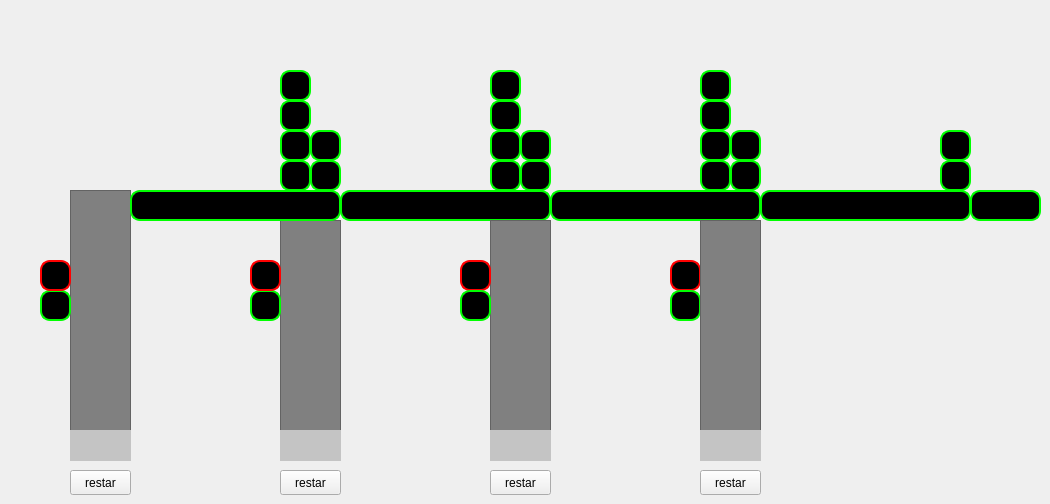
    <widget class="QWidget" name="n2_rawVars">
     <attribute name="title">
      <string>RawVars Nave 2</string>
     </attribute>
     <widget class="QFrame" name="n2_bajada3">
      <property name="geometry">
       <rect>
        <x>280</x>
        <y>220</y>
        <width>61</width>
        <height>211</height>
       </rect>
      </property>
      <property name="autoFillBackground">
       <bool>false</bool>
      </property>
      <property name="styleSheet">
       <string notr="true">background-color: rgb(128,128,128)
</string>
      </property>
      <property name="frameShape">
       <enum>QFrame::StyledPanel</enum>
      </property>
      <property name="frameShadow">
       <enum>QFrame::Raised</enum>
      </property>
     </widget>
     <widget class="QPushButton" name="n2_decrementM1">
      <property name="geometry">
       <rect>
        <x>700</x>
        <y>470</y>
        <width>61</width>
        <height>25</height>
       </rect>
      </property>
      <property name="text">
       <string>restar</string>
      </property>
     </widget>
     <widget class="QFrame" name="n2_S1cinta">
      <property name="geometry">
       <rect>
        <x>730</x>
        <y>160</y>
        <width>31</width>
        <height>31</height>
       </rect>
      </property>
      <property name="autoFillBackground">
       <bool>false</bool>
      </property>
      <property name="styleSheet">
       <string notr="true">background-color:rgb(0,0,0);
border-radius:10;
border:2px solid rgb(0,255,0)</string>
      </property>
      <property name="frameShape">
       <enum>QFrame::StyledPanel</enum>
      </property>
      <property name="frameShadow">
       <enum>QFrame::Raised</enum>
      </property>
     </widget>
     <widget class="QFrame" name="n2_DestinoCajaConocido">
      <property name="geometry">
       <rect>
        <x>940</x>
        <y>130</y>
        <width>31</width>
        <height>31</height>
       </rect>
      </property>
      <property name="autoFillBackground">
       <bool>false</bool>
      </property>
      <property name="styleSheet">
       <string notr="true">background-color:rgb(0,0,0);
border-radius:10;
border:2px solid rgb(0,255,0)</string>
      </property>
      <property name="frameShape">
       <enum>QFrame::StyledPanel</enum>
      </property>
      <property name="frameShadow">
       <enum>QFrame::Raised</enum>
      </property>
     </widget>
     <widget class="QFrame" name="n2_S3cinta">
      <property name="geometry">
       <rect>
        <x>310</x>
        <y>160</y>
        <width>31</width>
        <height>31</height>
       </rect>
      </property>
      <property name="autoFillBackground">
       <bool>false</bool>
      </property>
      <property name="styleSheet">
       <string notr="true">background-color:rgb(0,0,0);
border-radius:10;
border:2px solid rgb(0,255,0)</string>
      </property>
      <property name="frameShape">
       <enum>QFrame::StyledPanel</enum>
      </property>
      <property name="frameShadow">
       <enum>QFrame::Raised</enum>
      </property>
     </widget>
     <widget class="QPushButton" name="n2_decrementMD">
      <property name="geometry">
       <rect>
        <x>70</x>
        <y>470</y>
        <width>61</width>
        <height>25</height>
       </rect>
      </property>
      <property name="text">
       <string>restar</string>
      </property>
     </widget>
     <widget class="QFrame" name="n2_M1">
      <property name="geometry">
       <rect>
        <x>760</x>
        <y>190</y>
        <width>211</width>
        <height>31</height>
       </rect>
      </property>
      <property name="autoFillBackground">
       <bool>false</bool>
      </property>
      <property name="styleSheet">
       <string notr="true">background-color:rgb(0,0,0);
border-radius:10;
border:2px solid rgb(0,255,0)</string>
      </property>
      <property name="frameShape">
       <enum>QFrame::StyledPanel</enum>
      </property>
      <property name="frameShadow">
       <enum>QFrame::Raised</enum>
      </property>
     </widget>
     <widget class="QFrame" name="n2_C3f">
      <property name="geometry">
       <rect>
        <x>280</x>
        <y>160</y>
        <width>31</width>
        <height>31</height>
       </rect>
      </property>
      <property name="autoFillBackground">
       <bool>false</bool>
      </property>
      <property name="styleSheet">
       <string notr="true">background-color:rgb(0,0,0);
border-radius:10;
border:2px solid rgb(0,255,0)</string>
      </property>
      <property name="frameShape">
       <enum>QFrame::StyledPanel</enum>
      </property>
      <property name="frameShadow">
       <enum>QFrame::Raised</enum>
      </property>
     </widget>
     <widget class="QFrame" name="n2_S3buffer">
      <property name="geometry">
       <rect>
        <x>250</x>
        <y>290</y>
        <width>31</width>
        <height>31</height>
       </rect>
      </property>
      <property name="autoFillBackground">
       <bool>false</bool>
      </property>
      <property name="styleSheet">
       <string notr="true">background-color:rgb(0,0,0);
border-radius:10;
border:2px solid rgb(0,255,0)</string>
      </property>
      <property name="frameShape">
       <enum>QFrame::StyledPanel</enum>
      </property>
      <property name="frameShadow">
       <enum>QFrame::Raised</enum>
      </property>
     </widget>
     <widget class="QFrame" name="n2_C1d">
      <property name="geometry">
       <rect>
        <x>700</x>
        <y>70</y>
        <width>31</width>
        <height>31</height>
       </rect>
      </property>
      <property name="autoFillBackground">
       <bool>false</bool>
      </property>
      <property name="styleSheet">
       <string notr="true">background-color:rgb(0,0,0);
border-radius:10;
border:2px solid rgb(0,255,0)</string>
      </property>
      <property name="frameShape">
       <enum>QFrame::StyledPanel</enum>
      </property>
      <property name="frameShadow">
       <enum>QFrame::Raised</enum>
      </property>
     </widget>
     <widget class="QFrame" name="n2_M0">
      <property name="geometry">
       <rect>
        <x>970</x>
        <y>190</y>
        <width>71</width>
        <height>31</height>
       </rect>
      </property>
      <property name="autoFillBackground">
       <bool>false</bool>
      </property>
      <property name="styleSheet">
       <string notr="true">background-color:rgb(0,0,0);
border-radius:10;
border:2px solid rgb(0,255,0)</string>
      </property>
      <property name="frameShape">
       <enum>QFrame::StyledPanel</enum>
      </property>
      <property name="frameShadow">
       <enum>QFrame::Raised</enum>
      </property>
     </widget>
     <widget class="QLabel" name="n2_CajasMuelle3">
      <property name="geometry">
       <rect>
        <x>280</x>
        <y>430</y>
        <width>61</width>
        <height>31</height>
       </rect>
      </property>
      <property name="styleSheet">
       <string notr="true">background-color:rgb(196,196,196)</string>
      </property>
      <property name="text">
       <string/>
      </property>
      <property name="alignment">
       <set>Qt::AlignCenter</set>
      </property>
     </widget>
     <widget class="QFrame" name="n2_M1AceptarProximaCaja">
      <property name="geometry">
       <rect>
        <x>730</x>
        <y>130</y>
        <width>31</width>
        <height>31</height>
       </rect>
      </property>
      <property name="autoFillBackground">
       <bool>false</bool>
      </property>
      <property name="styleSheet">
       <string notr="true">background-color:rgb(0,0,0);
border-radius:10;
border:2px solid rgb(0,255,0)</string>
      </property>
      <property name="frameShape">
       <enum>QFrame::StyledPanel</enum>
      </property>
      <property name="frameShadow">
       <enum>QFrame::Raised</enum>
      </property>
     </widget>
     <widget class="QFrame" name="n2_M3">
      <property name="geometry">
       <rect>
        <x>340</x>
        <y>190</y>
        <width>211</width>
        <height>31</height>
       </rect>
      </property>
      <property name="autoFillBackground">
       <bool>false</bool>
      </property>
      <property name="styleSheet">
       <string notr="true">background-color:rgb(0,0,0);
border-radius:10;
border:2px solid rgb(0,255,0)</string>
      </property>
      <property name="frameShape">
       <enum>QFrame::StyledPanel</enum>
      </property>
      <property name="frameShadow">
       <enum>QFrame::Raised</enum>
      </property>
     </widget>
     <widget class="QFrame" name="n2_bajada2">
      <property name="geometry">
       <rect>
        <x>490</x>
        <y>220</y>
        <width>61</width>
        <height>211</height>
       </rect>
      </property>
      <property name="autoFillBackground">
       <bool>false</bool>
      </property>
      <property name="styleSheet">
       <string notr="true">background-color: rgb(128,128,128)
</string>
      </property>
      <property name="frameShape">
       <enum>QFrame::StyledPanel</enum>
      </property>
      <property name="frameShadow">
       <enum>QFrame::Raised</enum>
      </property>
     </widget>
     <widget class="QFrame" name="n2_C1r">
      <property name="geometry">
       <rect>
        <x>700</x>
        <y>100</y>
        <width>31</width>
        <height>31</height>
       </rect>
      </property>
      <property name="autoFillBackground">
       <bool>false</bool>
      </property>
      <property name="styleSheet">
       <string notr="true">background-color:rgb(0,0,0);
border-radius:10;
border:2px solid rgb(0,255,0)</string>
      </property>
      <property name="frameShape">
       <enum>QFrame::StyledPanel</enum>
      </property>
      <property name="frameShadow">
       <enum>QFrame::Raised</enum>
      </property>
     </widget>
     <widget class="QFrame" name="n2_C1f">
      <property name="geometry">
       <rect>
        <x>700</x>
        <y>160</y>
        <width>31</width>
        <height>31</height>
       </rect>
      </property>
      <property name="autoFillBackground">
       <bool>false</bool>
      </property>
      <property name="styleSheet">
       <string notr="true">background-color:rgb(0,0,0);
border-radius:10;
border:2px solid rgb(0,255,0)</string>
      </property>
      <property name="frameShape">
       <enum>QFrame::StyledPanel</enum>
      </property>
      <property name="frameShadow">
       <enum>QFrame::Raised</enum>
      </property>
     </widget>
     <widget class="QFrame" name="n2_C3e">
      <property name="geometry">
       <rect>
        <x>280</x>
        <y>130</y>
        <width>31</width>
        <height>31</height>
       </rect>
      </property>
      <property name="autoFillBackground">
       <bool>false</bool>
      </property>
      <property name="styleSheet">
       <string notr="true">background-color:rgb(0,0,0);
border-radius:10;
border:2px solid rgb(0,255,0)</string>
      </property>
      <property name="frameShape">
       <enum>QFrame::StyledPanel</enum>
      </property>
      <property name="frameShadow">
       <enum>QFrame::Raised</enum>
      </property>
     </widget>
     <widget class="QFrame" name="n2_bajadaD">
      <property name="geometry">
       <rect>
        <x>70</x>
        <y>190</y>
        <width>61</width>
        <height>241</height>
       </rect>
      </property>
      <property name="autoFillBackground">
       <bool>false</bool>
      </property>
      <property name="styleSheet">
       <string notr="true">background-color: rgb(128,128,128)
</string>
      </property>
      <property name="frameShape">
       <enum>QFrame::StyledPanel</enum>
      </property>
      <property name="frameShadow">
       <enum>QFrame::Raised</enum>
      </property>
     </widget>
     <widget class="QFrame" name="n2_S0">
      <property name="geometry">
       <rect>
        <x>940</x>
        <y>160</y>
        <width>31</width>
        <height>31</height>
       </rect>
      </property>
      <property name="autoFillBackground">
       <bool>false</bool>
      </property>
      <property name="styleSheet">
       <string notr="true">background-color:rgb(0,0,0);
border-radius:10;
border:2px solid rgb(0,255,0)</string>
      </property>
      <property name="frameShape">
       <enum>QFrame::StyledPanel</enum>
      </property>
      <property name="frameShadow">
       <enum>QFrame::Raised</enum>
      </property>
     </widget>
     <widget class="QLabel" name="n2_CajasMuelleD">
      <property name="geometry">
       <rect>
        <x>70</x>
        <y>430</y>
        <width>61</width>
        <height>31</height>
       </rect>
      </property>
      <property name="styleSheet">
       <string notr="true">background-color:rgb(196,196,196)</string>
      </property>
      <property name="text">
       <string/>
      </property>
      <property name="alignment">
       <set>Qt::AlignCenter</set>
      </property>
     </widget>
     <widget class="QFrame" name="n2_M1Lleno">
      <property name="geometry">
       <rect>
        <x>670</x>
        <y>260</y>
        <width>31</width>
        <height>31</height>
       </rect>
      </property>
      <property name="autoFillBackground">
       <bool>false</bool>
      </property>
      <property name="styleSheet">
       <string notr="true">background-color:rgb(0,0,0);
border-radius:10;
border:2px solid rgb(255,0,0)</string>
      </property>
      <property name="frameShape">
       <enum>QFrame::StyledPanel</enum>
      </property>
      <property name="frameShadow">
       <enum>QFrame::Raised</enum>
      </property>
     </widget>
     <widget class="QFrame" name="n2_M3AceptarProximaCaja">
      <property name="geometry">
       <rect>
        <x>310</x>
        <y>130</y>
        <width>31</width>
        <height>31</height>
       </rect>
      </property>
      <property name="autoFillBackground">
       <bool>false</bool>
      </property>
      <property name="styleSheet">
       <string notr="true">background-color:rgb(0,0,0);
border-radius:10;
border:2px solid rgb(0,255,0)</string>
      </property>
      <property name="frameShape">
       <enum>QFrame::StyledPanel</enum>
      </property>
      <property name="frameShadow">
       <enum>QFrame::Raised</enum>
      </property>
     </widget>
     <widget class="QFrame" name="n2_C3r">
      <property name="geometry">
       <rect>
        <x>280</x>
        <y>100</y>
        <width>31</width>
        <height>31</height>
       </rect>
      </property>
      <property name="autoFillBackground">
       <bool>false</bool>
      </property>
      <property name="styleSheet">
       <string notr="true">background-color:rgb(0,0,0);
border-radius:10;
border:2px solid rgb(0,255,0)</string>
      </property>
      <property name="frameShape">
       <enum>QFrame::StyledPanel</enum>
      </property>
      <property name="frameShadow">
       <enum>QFrame::Raised</enum>
      </property>
     </widget>
     <widget class="QPushButton" name="n2_decrementM3">
      <property name="geometry">
       <rect>
        <x>280</x>
        <y>470</y>
        <width>61</width>
        <height>25</height>
       </rect>
      </property>
      <property name="text">
       <string>restar</string>
      </property>
     </widget>
     <widget class="QFrame" name="n2_S1buffer">
      <property name="geometry">
       <rect>
        <x>670</x>
        <y>290</y>
        <width>31</width>
        <height>31</height>
       </rect>
      </property>
      <property name="autoFillBackground">
       <bool>false</bool>
      </property>
      <property name="styleSheet">
       <string notr="true">background-color:rgb(0,0,0);
border-radius:10;
border:2px solid rgb(0,255,0)</string>
      </property>
      <property name="frameShape">
       <enum>QFrame::StyledPanel</enum>
      </property>
      <property name="frameShadow">
       <enum>QFrame::Raised</enum>
      </property>
     </widget>
     <widget class="QFrame" name="n2_M4">
      <property name="geometry">
       <rect>
        <x>130</x>
        <y>190</y>
        <width>211</width>
        <height>31</height>
       </rect>
      </property>
      <property name="autoFillBackground">
       <bool>false</bool>
      </property>
      <property name="styleSheet">
       <string notr="true">background-color:rgb(0,0,0);
border-radius:10;
border:2px solid rgb(0,255,0)</string>
      </property>
      <property name="frameShape">
       <enum>QFrame::StyledPanel</enum>
      </property>
      <property name="frameShadow">
       <enum>QFrame::Raised</enum>
      </property>
     </widget>
     <widget class="QFrame" name="n2_M2Lleno">
      <property name="geometry">
       <rect>
        <x>460</x>
        <y>260</y>
        <width>31</width>
        <height>31</height>
       </rect>
      </property>
      <property name="autoFillBackground">
       <bool>false</bool>
      </property>
      <property name="styleSheet">
       <string notr="true">background-color:rgb(0,0,0);
border-radius:10;
border:2px solid rgb(255,0,0)</string>
      </property>
      <property name="frameShape">
       <enum>QFrame::StyledPanel</enum>
      </property>
      <property name="frameShadow">
       <enum>QFrame::Raised</enum>
      </property>
     </widget>
     <widget class="QLabel" name="n2_CajasMuelle2">
      <property name="geometry">
       <rect>
        <x>490</x>
        <y>430</y>
        <width>61</width>
        <height>31</height>
       </rect>
      </property>
      <property name="styleSheet">
       <string notr="true">background-color:rgb(196,196,196)</string>
      </property>
      <property name="text">
       <string/>
      </property>
      <property name="alignment">
       <set>Qt::AlignCenter</set>
      </property>
     </widget>
     <widget class="QFrame" name="n2_C2r">
      <property name="geometry">
       <rect>
        <x>490</x>
        <y>100</y>
        <width>31</width>
        <height>31</height>
       </rect>
      </property>
      <property name="autoFillBackground">
       <bool>false</bool>
      </property>
      <property name="styleSheet">
       <string notr="true">background-color:rgb(0,0,0);
border-radius:10;
border:2px solid rgb(0,255,0)</string>
      </property>
      <property name="frameShape">
       <enum>QFrame::StyledPanel</enum>
      </property>
      <property name="frameShadow">
       <enum>QFrame::Raised</enum>
      </property>
     </widget>
     <widget class="QFrame" name="n2_M2">
      <property name="geometry">
       <rect>
        <x>550</x>
        <y>190</y>
        <width>211</width>
        <height>31</height>
       </rect>
      </property>
      <property name="autoFillBackground">
       <bool>false</bool>
      </property>
      <property name="styleSheet">
       <string notr="true">background-color:rgb(0,0,0);
border-radius:10;
border:2px solid rgb(0,255,0)</string>
      </property>
      <property name="frameShape">
       <enum>QFrame::StyledPanel</enum>
      </property>
      <property name="frameShadow">
       <enum>QFrame::Raised</enum>
      </property>
     </widget>
     <widget class="QFrame" name="n2_C2e">
      <property name="geometry">
       <rect>
        <x>490</x>
        <y>130</y>
        <width>31</width>
        <height>31</height>
       </rect>
      </property>
      <property name="autoFillBackground">
       <bool>false</bool>
      </property>
      <property name="styleSheet">
       <string notr="true">background-color:rgb(0,0,0);
border-radius:10;
border:2px solid rgb(0,255,0)</string>
      </property>
      <property name="frameShape">
       <enum>QFrame::StyledPanel</enum>
      </property>
      <property name="frameShadow">
       <enum>QFrame::Raised</enum>
      </property>
     </widget>
     <widget class="QFrame" name="n2_S2buffer">
      <property name="geometry">
       <rect>
        <x>460</x>
        <y>290</y>
        <width>31</width>
        <height>31</height>
       </rect>
      </property>
      <property name="autoFillBackground">
       <bool>false</bool>
      </property>
      <property name="styleSheet">
       <string notr="true">background-color:rgb(0,0,0);
border-radius:10;
border:2px solid rgb(0,255,0)</string>
      </property>
      <property name="frameShape">
       <enum>QFrame::StyledPanel</enum>
      </property>
      <property name="frameShadow">
       <enum>QFrame::Raised</enum>
      </property>
     </widget>
     <widget class="QFrame" name="n2_S2cinta">
      <property name="geometry">
       <rect>
        <x>520</x>
        <y>160</y>
        <width>31</width>
        <height>31</height>
       </rect>
      </property>
      <property name="autoFillBackground">
       <bool>false</bool>
      </property>
      <property name="styleSheet">
       <string notr="true">background-color:rgb(0,0,0);
border-radius:10;
border:2px solid rgb(0,255,0)</string>
      </property>
      <property name="frameShape">
       <enum>QFrame::StyledPanel</enum>
      </property>
      <property name="frameShadow">
       <enum>QFrame::Raised</enum>
      </property>
     </widget>
     <widget class="QFrame" name="n2_bajada1">
      <property name="geometry">
       <rect>
        <x>700</x>
        <y>220</y>
        <width>61</width>
        <height>211</height>
       </rect>
      </property>
      <property name="autoFillBackground">
       <bool>false</bool>
      </property>
      <property name="styleSheet">
       <string notr="true">background-color: rgb(128,128,128)
</string>
      </property>
      <property name="frameShape">
       <enum>QFrame::StyledPanel</enum>
      </property>
      <property name="frameShadow">
       <enum>QFrame::Raised</enum>
      </property>
     </widget>
     <widget class="QFrame" name="n2_SDbuffer">
      <property name="geometry">
       <rect>
        <x>40</x>
        <y>290</y>
        <width>31</width>
        <height>31</height>
       </rect>
      </property>
      <property name="autoFillBackground">
       <bool>false</bool>
      </property>
      <property name="styleSheet">
       <string notr="true">background-color:rgb(0,0,0);
border-radius:10;
border:2px solid rgb(0,255,0)</string>
      </property>
      <property name="frameShape">
       <enum>QFrame::StyledPanel</enum>
      </property>
      <property name="frameShadow">
       <enum>QFrame::Raised</enum>
      </property>
     </widget>
     <widget class="QFrame" name="n2_MDLleno">
      <property name="geometry">
       <rect>
        <x>40</x>
        <y>260</y>
        <width>31</width>
        <height>31</height>
       </rect>
      </property>
      <property name="autoFillBackground">
       <bool>false</bool>
      </property>
      <property name="styleSheet">
       <string notr="true">background-color:rgb(0,0,0);
border-radius:10;
border:2px solid rgb(255,0,0)</string>
      </property>
      <property name="frameShape">
       <enum>QFrame::StyledPanel</enum>
      </property>
      <property name="frameShadow">
       <enum>QFrame::Raised</enum>
      </property>
     </widget>
     <widget class="QFrame" name="n2_C2f">
      <property name="geometry">
       <rect>
        <x>490</x>
        <y>160</y>
        <width>31</width>
        <height>31</height>
       </rect>
      </property>
      <property name="autoFillBackground">
       <bool>false</bool>
      </property>
      <property name="styleSheet">
       <string notr="true">background-color:rgb(0,0,0);
border-radius:10;
border:2px solid rgb(0,255,0)</string>
      </property>
      <property name="frameShape">
       <enum>QFrame::StyledPanel</enum>
      </property>
      <property name="frameShadow">
       <enum>QFrame::Raised</enum>
      </property>
     </widget>
     <widget class="QPushButton" name="n2_decrementM2">
      <property name="geometry">
       <rect>
        <x>490</x>
        <y>470</y>
        <width>61</width>
        <height>25</height>
       </rect>
      </property>
      <property name="text">
       <string>restar</string>
      </property>
     </widget>
     <widget class="QFrame" name="n2_C1e">
      <property name="geometry">
       <rect>
        <x>700</x>
        <y>130</y>
        <width>31</width>
        <height>31</height>
       </rect>
      </property>
      <property name="autoFillBackground">
       <bool>false</bool>
      </property>
      <property name="styleSheet">
       <string notr="true">background-color:rgb(0,0,0);
border-radius:10;
border:2px solid rgb(0,255,0)</string>
      </property>
      <property name="frameShape">
       <enum>QFrame::StyledPanel</enum>
      </property>
      <property name="frameShadow">
       <enum>QFrame::Raised</enum>
      </property>
     </widget>
     <widget class="QFrame" name="n2_C3d">
      <property name="geometry">
       <rect>
        <x>280</x>
        <y>70</y>
        <width>31</width>
        <height>31</height>
       </rect>
      </property>
      <property name="autoFillBackground">
       <bool>false</bool>
      </property>
      <property name="styleSheet">
       <string notr="true">background-color:rgb(0,0,0);
border-radius:10;
border:2px solid rgb(0,255,0)</string>
      </property>
      <property name="frameShape">
       <enum>QFrame::StyledPanel</enum>
      </property>
      <property name="frameShadow">
       <enum>QFrame::Raised</enum>
      </property>
     </widget>
     <widget class="QFrame" name="n2_C2d">
      <property name="geometry">
       <rect>
        <x>490</x>
        <y>70</y>
        <width>31</width>
        <height>31</height>
       </rect>
      </property>
      <property name="autoFillBackground">
       <bool>false</bool>
      </property>
      <property name="styleSheet">
       <string notr="true">background-color:rgb(0,0,0);
border-radius:10;
border:2px solid rgb(0,255,0)</string>
      </property>
      <property name="frameShape">
       <enum>QFrame::StyledPanel</enum>
      </property>
      <property name="frameShadow">
       <enum>QFrame::Raised</enum>
      </property>
     </widget>
     <widget class="QFrame" name="n2_M2AceptarProximaCaja">
      <property name="geometry">
       <rect>
        <x>520</x>
        <y>130</y>
        <width>31</width>
        <height>31</height>
       </rect>
      </property>
      <property name="autoFillBackground">
       <bool>false</bool>
      </property>
      <property name="styleSheet">
       <string notr="true">background-color:rgb(0,0,0);
border-radius:10;
border:2px solid rgb(0,255,0)</string>
      </property>
      <property name="frameShape">
       <enum>QFrame::StyledPanel</enum>
      </property>
      <property name="frameShadow">
       <enum>QFrame::Raised</enum>
      </property>
     </widget>
     <widget class="QFrame" name="n2_M3Lleno">
      <property name="geometry">
       <rect>
        <x>250</x>
        <y>260</y>
        <width>31</width>
        <height>31</height>
       </rect>
      </property>
      <property name="autoFillBackground">
       <bool>false</bool>
      </property>
      <property name="styleSheet">
       <string notr="true">background-color:rgb(0,0,0);
border-radius:10;
border:2px solid rgb(255,0,0)</string>
      </property>
      <property name="frameShape">
       <enum>QFrame::StyledPanel</enum>
      </property>
      <property name="frameShadow">
       <enum>QFrame::Raised</enum>
      </property>
     </widget>
     <widget class="QLabel" name="n2_CajasMuelle1">
      <property name="geometry">
       <rect>
        <x>700</x>
        <y>430</y>
        <width>61</width>
        <height>31</height>
       </rect>
      </property>
      <property name="styleSheet">
       <string notr="true">background-color:rgb(196,196,196)</string>
      </property>
      <property name="text">
       <string/>
      </property>
      <property name="alignment">
       <set>Qt::AlignCenter</set>
      </property>
     </widget>
    </widget>
